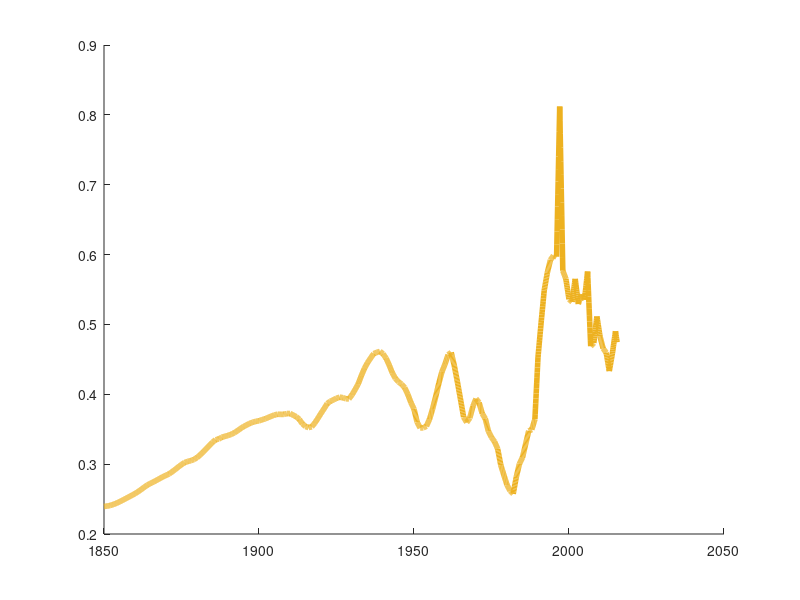

Here is the MATLAB script that generated this plot: (Note: this script raises an error after producing the figure.)
% plotLU.m
%
% August 29, 2019
% author: julia dohner

load inputData.mat
colorVec = hsv(11);

d = 1/2.124; % gigaton to ppm conversion factor

figure
hold on
plot(Houghton2017(:,1),Houghton2017(:,2),'Color',[0.9290, 0.6940, 0.1250],'linewidth',4)
plot(Hansis2015_I(:,1),Hansis2015_I(:,2),'Color',[0, 0.4470, 0.7410],'linewidth',4)
% plot(ConstantLU(:,1),ConstantLU(:,2).*d,'Color',colorVec(3,:),'linewidth',4)
% plot(GCP2017(:,1),GCP2017(:,2).*d,'Color',colorVec(4,:),'linewidth',4)
% plot(CABLE2016(:,1),CABLE2016(:,2).*d,'Color',colorVec(5,:),'linewidth',4)
% plot(CABLE2016high(:,1),CABLE2016high(:,2).*d,'Color',colorVec(6,:),'linewidth',4)
% plot(LPXBern2016_HYDE(:,1),LPXBern2016_HYDE(:,2).*d,'Color',colorVec(7,:),'linewidth',4)
% plot(LPXBern2016_LUH(:,1),LPXBern2016_LUH(:,2).*d,'Color',colorVec(8,:),'linewidth',4)
% plot(ORCHIDEEMICT2016(:,1),ORCHIDEEMICT2016(:,2).*d,'Color',colorVec(9,:),'linewidth',4)
% plot(OCN2016(:,1),OCN2016(:,2).*d,'Color',colorVec(10,:),'linewidth',4)
hold off


% plot(Houghton2017(:,1),Houghton2017(:,2).*d,'Color',colorVec(1),...
%     Hansis2015_I(:,1),Hansis2015_I(:,2).*d,'Color',colorVec(2),...
%     ConstantLU(:,1),ConstantLU(:,2).*d,'Color',colorVec(3),...
%     GCP2017(:,1),GCP2017(:,2).*d,'Color',colorVec(4),...
%     CABLE2016(:,1),CABLE2016(:,2).*d,'Color',colorVec(5),...
%     CABLE2016high(:,1),CABLE2016high(:,2).*d,'Color',colorVec(6),...
%     LPXBern2016_HYDE(:,1),LPXBern2016_HYDE(:,2).*d,'Color',colorVec(7),...
%     LPXBern2016_LUH(:,1),LPXBern2016_LUH(:,2).*d,'Color',colorVec(8),...
%     ORCHIDEEMICT2016(:,1),ORCHIDEEMICT2016(:,2).*d,'Color',colorVec(9),...
%     OCN2016(:,1),OCN2016(:,2).*d,'Color',colorVec(10),...
%     'linewidth',4)

grid

legend('H&N2017','BLUE','constant','GCP','CABLE','CABLE high','LPX-Bern HYDE',...
    'LPX-Bern LUH','ORCHIDEE-MICT','OC-N','location','northwest')


xlabel('Year','FontSize', 18)
ylabel('ppm/year','FontSize',18)
set(gca,'FontSize',18)